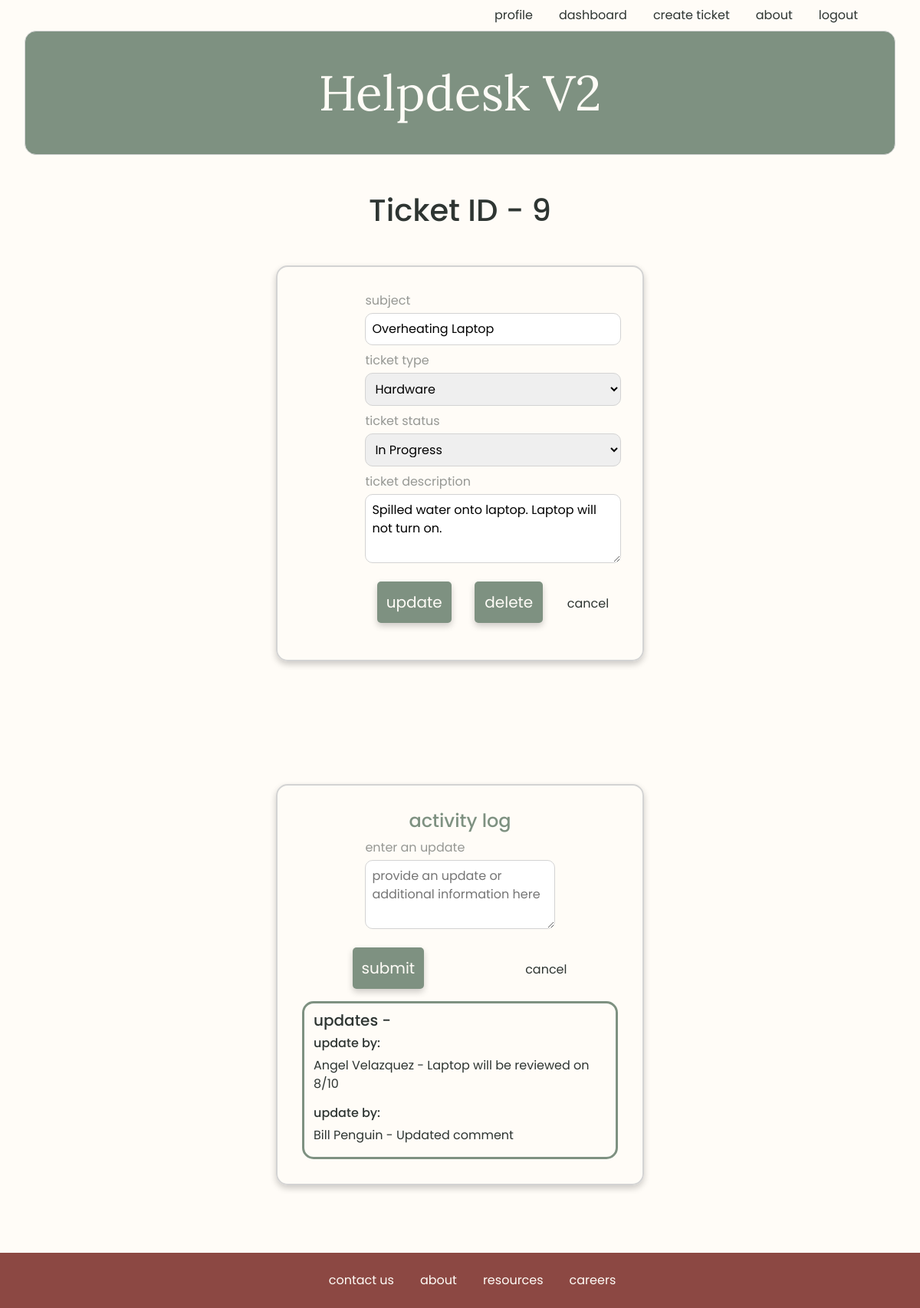
The app's page /ticket/9/edit (signed in), older data.
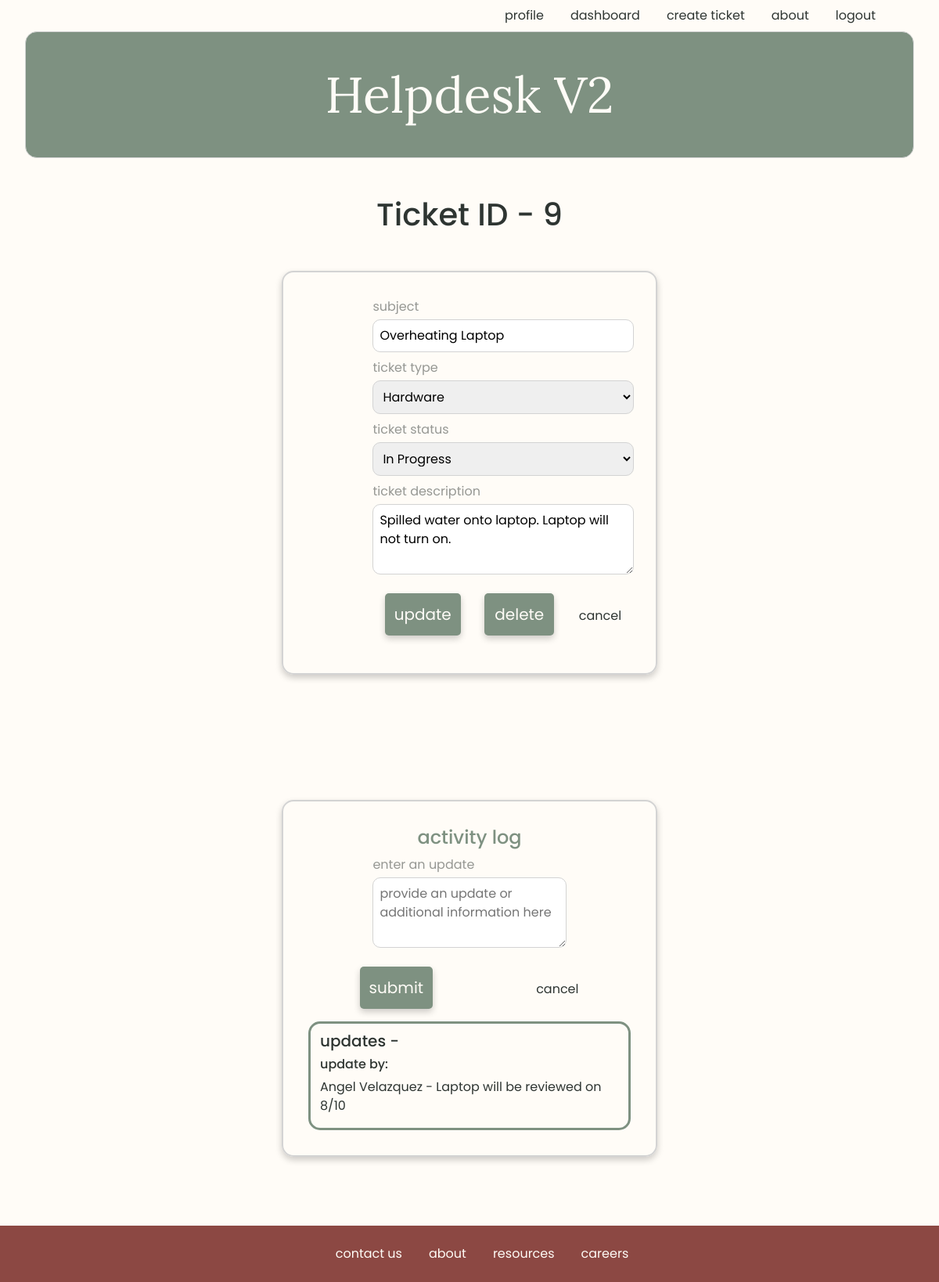
The same page, newer data.
### users/models.py (models this page shows, shortened)
class Comment(models.Model):
    comment = models.CharField(max_length=255)
    poster = models.ForeignKey(User, related_name='user_comments', on_delete=models.CASCADE)
    ticket = models.ForeignKey(Ticket, related_name="post_comments", on_delete=models.CASCADE)
    created_at = models.DateTimeField(auto_now_add=True)

class User(models.Model):
    first_name = models.CharField(max_length=255, null=True)
    last_name = models.CharField(max_length=255)
    email = models.CharField(max_length=255)
    password = models.TextField()
    created_at = models.DateTimeField(auto_now_add=True)
    updated_at = models.DateTimeField(auto_now=True)
    objects = UserManager()

### users/views.py (the view)
# urls.py: path('ticket/<int:ticket_id>/edit', views.edit_ticket),
def edit_ticket(request, ticket_id):
    if 'user_id' not in request.session:
        return redirect('/')
    context = {
        "ticket": Ticket.objects.get(id=ticket_id)
    }
    return render(request, "ticket-details.html", context)

### users/templates/ticket-details.html (shortened to what this page needs)
{% include 'logged_navbar.html'%}
<h1 class="text-center m-5">Ticket ID - {{ticket.id}}</h1>
<div class="login-card">
    <form action="/ticket/{{ticket.id}}/update" method="POST">
        <div class="inputs">
            <label for="subject">subject</label>
            <input class="form-inputs" type="text" name="subject" value="{{ticket.subject}}" />
            <label for="ticket_type">ticket type</label>
            <select class="form-inputs" name="ticket_type">
                <option selected>{{ticket.ticket_type}}</option>
            </select>
            <label for="ticket_status">ticket status</label>
            <select class="form-inputs" name="ticket_status">
                <option selected>{{ticket.ticket_status}}</option>
            </select>
            <label for="ticket_description">ticket description</label>
            <textarea type="text" name="ticket_description" class="form-inputs" placeholder="please provide a description of the issue" rows="3">{{ticket.ticket_description}}</textarea>
            <div class='button-div'>
                <button class="reg-button" type="submit">update</button>
                <button class="reg-button" type="submit" href="/dashboard">
                    <a href="/ticket/{{ticket.id}}/delete">delete </a>
                </button>
                <a href="/dashboard">cancel</a>
            </div>
        </div>
    </form>
</div>
<div class="login-card">
    <h4 style="text-align: center">activity log</h4>
    <form action="/add_comment/{{ticket.id}}/" method="POST">
        <div class="inputs">
            <label for="comment">enter an update</label>
            <textarea class="form-inputs" type"text" name="comment" placeholder="provide an update or additional information here" rows="3" required></textarea>
        </div>
        <div class="button-div">
            <button class="reg-button">submit</button>
            <a href="/dashboard">cancel</a>
        </div>
    </form>
    <div class="comment-display-container container">
        <h5>updates - </h5>
        {% for comment in ticket.post_comments.all%}
            <h6>update by: </h6>
            <p>{{comment.poster.first_name}} {{comment.poster.last_name}} - {{comment.comment}}</p>
        {% endfor %}
    </div>
</div>
<div>
	{% include 'footer.html'%}
</div>

Row changes from the older to the newer data that the page shows:
removed Comment: poster.first_name "Bill", poster.last_name "Penguin", comment "Updated comment"
